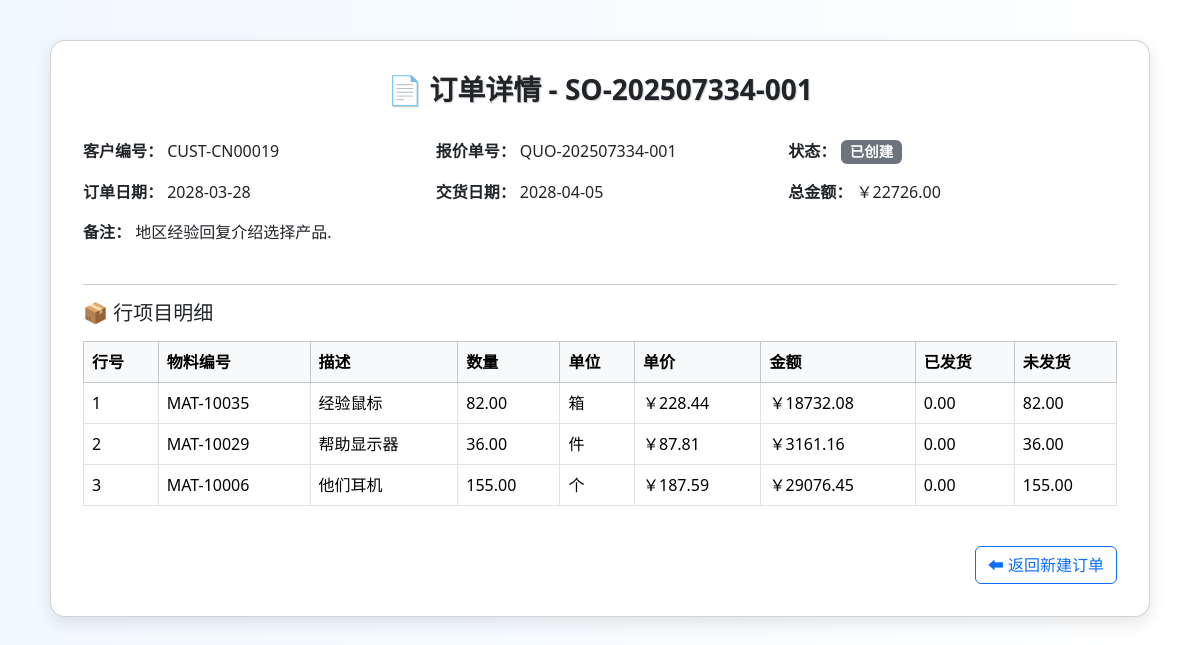
Before: /order/order-detail/SO-202507334-001 with the older database file.
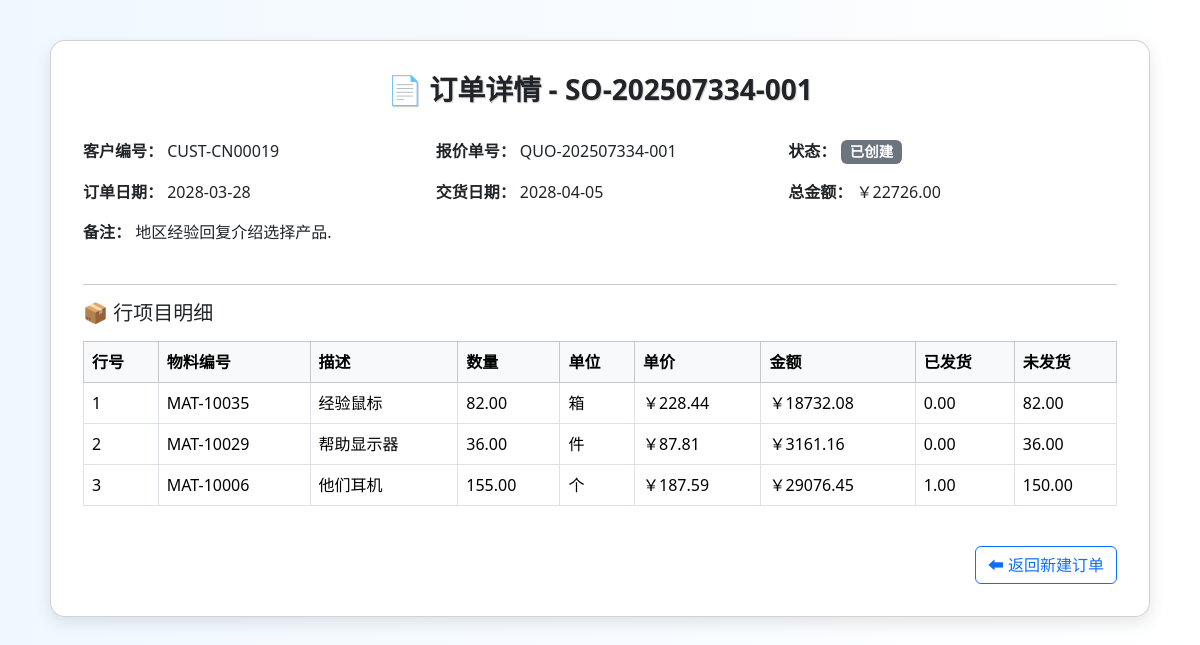
After: the same page with the newer database file.
### order/models.py (models this page shows)
class SalesOrder(db.Model):
    __tablename__ = 'SalesOrder'
    sales_order_id = db.Column(db.String(255), primary_key=True)
    customer_id = db.Column(db.String(255), nullable=False)
    quotation_id = db.Column(db.String(255))
    order_date = db.Column(db.DateTime, nullable=False)
    required_delivery_date = db.Column(db.Date, nullable=False)
    status = db.Column(db.String(255))
    total_amount = db.Column(db.Numeric, nullable=False)
    credit_check_result = db.Column(db.String(255))
    remarks = db.Column(db.String(255))
    items = db.relationship('OrderItem', backref='order', lazy=True, cascade="all, delete-orphan")

class OrderItem(db.Model):
    __tablename__ = 'OrderItem'
    sales_order_id = db.Column(db.String(255), db.ForeignKey('SalesOrder.sales_order_id'), primary_key=True)
    item_no = db.Column(db.Integer, primary_key=True)
    material_id = db.Column(db.String(255), db.ForeignKey('Material.material_id'), nullable=False)
    material = db.relationship('Material',backref="order_items")  # ✅ 告诉 SQLAlchemy 如何关联 Material 表
    order_quantity = db.Column(db.Numeric, nullable=False)
    sales_unit_price = db.Column(db.Numeric, nullable=False)
    shipped_quantity = db.Column(db.Numeric)
    unshipped_quantity = db.Column(db.Numeric)
    item_amount = db.Column(db.Numeric)
    unit = db.Column(db.String(255))

class Material(db.Model):
    __tablename__ = 'Material'
    material_id = db.Column(db.String(255), primary_key=True, comment='物料编号')
    description = db.Column(db.String(255), nullable=False, comment='物料描述')
    base_unit = db.Column(db.String(255), nullable=False, comment='基本计量单位')
    storage_location = db.Column(db.String(255), nullable=False, comment='存储位置')
    available_stock = db.Column(db.Numeric, comment='当前可用库存')

### order/views.py (the view)
@order_bp.route('/order-detail/<sales_order_id>')
def order_detail(sales_order_id):
    order = SalesOrder.query.options(
        joinedload(SalesOrder.items).joinedload(OrderItem.material)
    ).filter_by(sales_order_id=sales_order_id).first()
    if not order:
        flash('订单不存在', 'danger')
        return redirect(url_for('order.create_order'))
    return render_template('order/order_detail.html', order=order)

### templates/order/order_detail.html (shortened to what this page needs)
<!DOCTYPE html>
<html lang="zh">
<head>
  <link href="https://cdn.jsdelivr.net/npm/bootstrap@5.3.3/dist/css/bootstrap.min.css" rel="stylesheet">
</head>
<body>
  <div class="container">
    <div class="card">
      <h3>📄 订单详情 - {{ order.sales_order_id }}</h3>
      <div class="row mb-3">
        <div class="col-md-4"><strong>客户编号：</strong> {{ order.customer_id }}</div>
        <div class="col-md-4"><strong>报价单号：</strong> {{ order.quotation_id or '—' }}</div>
        <div class="col-md-4"><strong>状态：</strong>
          <span class="badge bg-{{ 'success' if order.status == '已完成' else 'secondary' }}">
            {{ order.status or '草稿' }}
          </span>
        </div>
      </div>
      <div class="row mb-3">
        <div class="col-md-4"><strong>订单日期：</strong> {{ order.order_date.strftime('%Y-%m-%d') }}</div>
        <div class="col-md-4"><strong>交货日期：</strong> {{ order.required_delivery_date.strftime('%Y-%m-%d') }}</div>
        <div class="col-md-4"><strong>总金额：</strong> ￥{{ "%.2f"|format(order.total_amount or 0) }}</div>
      </div>
      <div class="mb-4"><strong>备注：</strong> {{ order.remarks or '无' }}</div>
      <hr>
      <h5 class="mb-3">📦 行项目明细</h5>
      <table class="table table-bordered table-hover">
        <thead class="table-light">
          <tr>
            <th>行号</th>
            <th>物料编号</th>
            <th>描述</th>
            <th>数量</th>
            <th>单位</th>
            <th>单价</th>
            <th>金额</th>
            <th>已发货</th>
            <th>未发货</th>
          </tr>
        </thead>
        <tbody>
          {% for item in order.items %}
            <tr>
              <td>{{ item.item_no }}</td>
              <td>{{ item.material_id }}</td>
              <td>{{ item.material.description if item.material else '—' }}</td>
              <td>{{ "%.2f"|format(item.order_quantity) }}</td>
              <td>{{ item.unit }}</td>
              <td>￥{{ "%.2f"|format(item.sales_unit_price or 0) }}</td>
              <td>￥{{ "%.2f"|format(item.item_amount or 0) }}</td>
              <td>{{ "%.2f"|format(item.shipped_quantity or 0 )}}</td>
              <td>{{ "%.2f"|format(item.unshipped_quantity or 0 )}}</td>
            </tr>
          {% endfor %}
        </tbody>
      </table>
      <div class="text-end mt-4">
        <a href="{{ url_for('order.create_order') }}" class="btn btn-outline-primary">⬅ 返回新建订单</a>
      </div>
    </div>
  </div>
</body>
</html>

### templates/order/order_detail.html (style rules this page uses)
body { background: linear-gradient(to right, #f0f8ff, #ffffff); font-family: 'Segoe UI', sans-serif; }
.card { max-width: 1100px; margin: 40px auto; border-radius: 15px; box-shadow: 0 6px 16px rgba(0,0,0,0.1); padding: 2rem; background-color: #fff; }
h3 { text-align: center; margin-bottom: 2rem; font-weight: bold; text-shadow: 1px 1px 1px #ccc; }
.table th, .table td { vertical-align: middle; }
.badge { font-size: 0.9rem; }

Changed rows visible on the page:
changed OrderItem "MAT-10006": shipped_quantity "0.00" → "1.00"; unshipped_quantity "155.00" → "150.00"
